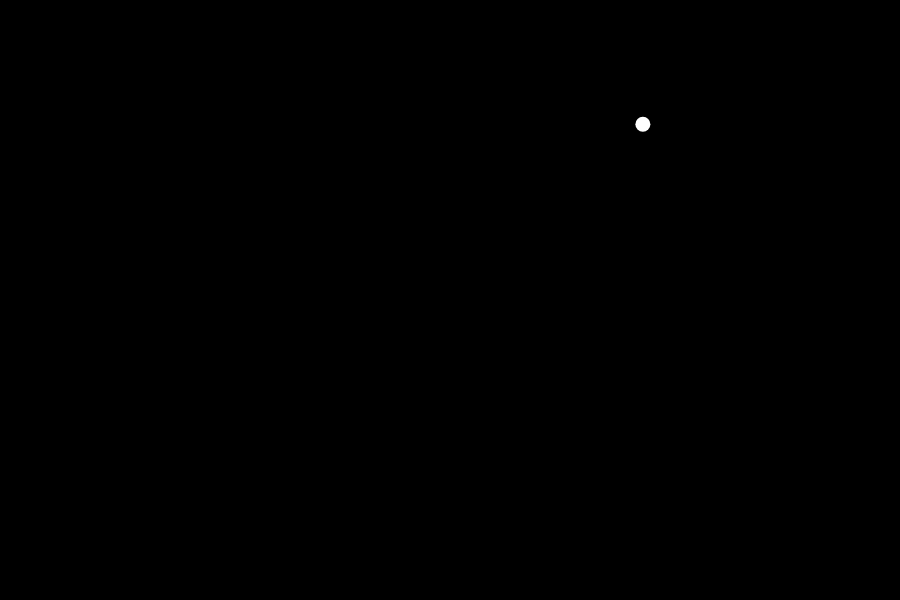
Frame 1 (no input)
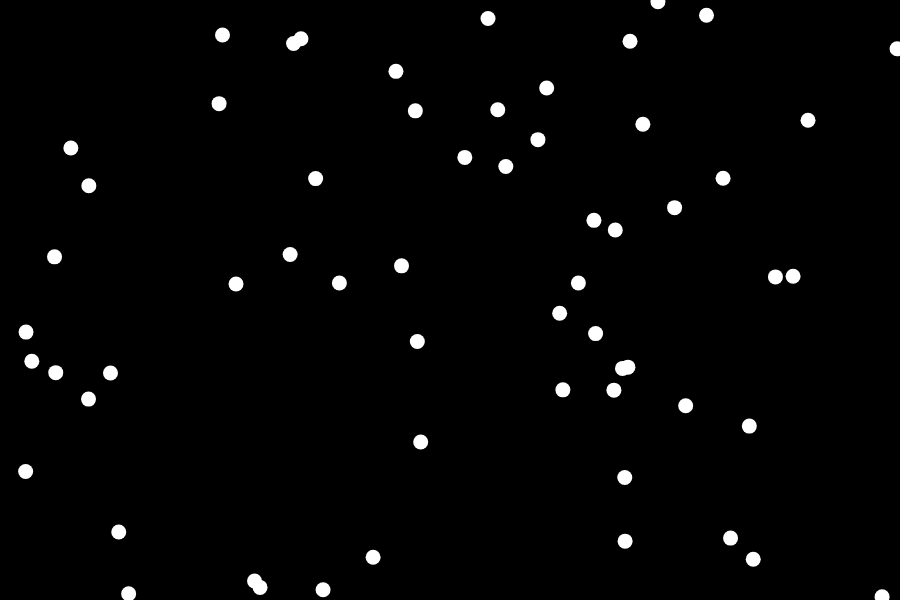
Frame 60 (no input)
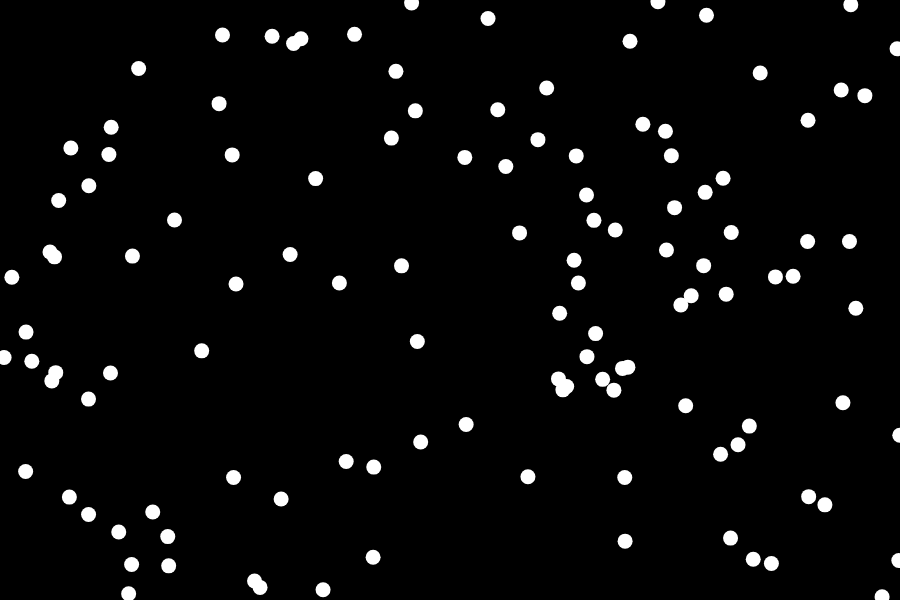
Frame 120 (the mouse pressed at the canvas centre since frame 60)

The p5.js sketch that drew these frames (run headless with seeded random() and noise() and a simulated clock; from frame 60 on, the mouse is pressed at the canvas centre):

// p5.js sketch
// ── sketch.js


function setup() {
  createCanvas(900, 600);
  background(0);
}


function draw(){
  var randX = random(0, width);
  var randY = random(0, height);

  noStroke();
  ellipse(randX, randY, 15, 15);


}
